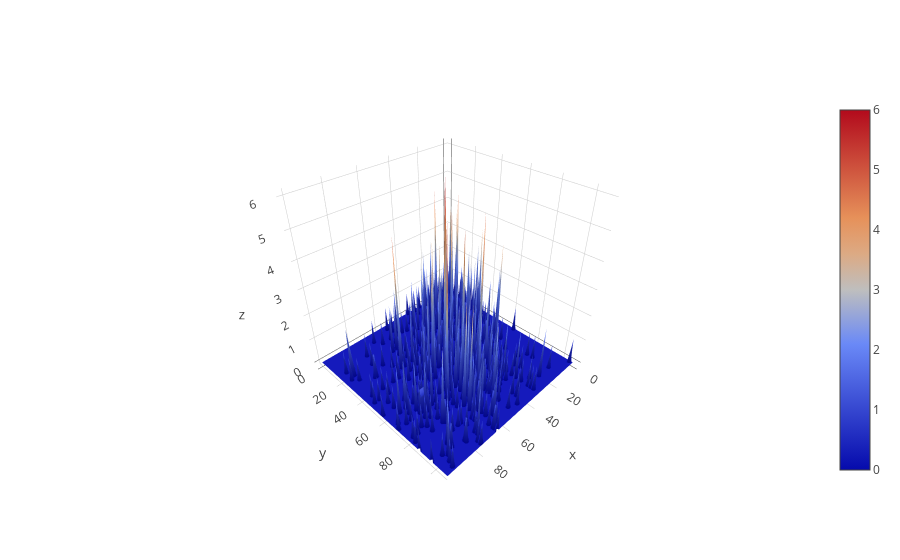

This figure's notebook cell:
### Code cell
df = pokemon_data.assign(n=0).groupby(['Attack', 'Defense'])['n'].count().reset_index()
df = df[df["Attack"] > 10]
v = df.pivot(index='Attack', columns='Defense', values='n').fillna(0).values.tolist()
iplot([go.Surface(z=v)])

### Figure 1 — Plotly figure (JSON) as saved in the notebook; plotly's stock layout.template omitted (floating-point values rounded to 4 significant figures; data arrays with more than 128 entries replaced by an {"elided": "..."} marker saying what was removed)
{"data": [{"type": "surface", "uid": "8f97b221-914e-4943-b31c-85f9b68a6611", "z": {"elided": "109x101 int values"}}], "layout": {}}
